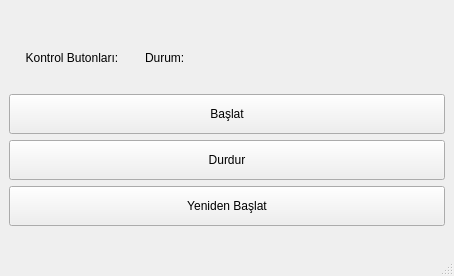
<?xml version="1.0" encoding="UTF-8"?>
<ui version="4.0">
 <class>MainWindow</class>
 <widget class="QMainWindow" name="MainWindow">
  <property name="geometry">
   <rect>
    <x>0</x>
    <y>0</y>
    <width>445</width>
    <height>276</height>
   </rect>
  </property>
  <property name="windowTitle">
   <string>MainWindow</string>
  </property>
  <widget class="QWidget" name="centralwidget">
   <layout class="QVBoxLayout" name="verticalLayout_2">
    <item>
     <layout class="QVBoxLayout" name="verticalLayout">
      <item>
       <layout class="QHBoxLayout" name="horizontalLayout">
        <item>
         <widget class="QLabel" name="label">
          <property name="minimumSize">
           <size>
            <width>130</width>
            <height>0</height>
           </size>
          </property>
          <property name="maximumSize">
           <size>
            <width>130</width>
            <height>60</height>
           </size>
          </property>
          <property name="layoutDirection">
           <enum>Qt::LayoutDirection::LeftToRight</enum>
          </property>
          <property name="text">
           <string>     Kontrol Butonları:</string>
          </property>
          <property name="textInteractionFlags">
           <set>Qt::TextInteractionFlag::NoTextInteraction</set>
          </property>
         </widget>
        </item>
        <item>
         <widget class="QLabel" name="lblDurum">
          <property name="minimumSize">
           <size>
            <width>300</width>
            <height>40</height>
           </size>
          </property>
          <property name="maximumSize">
           <size>
            <width>5000</width>
            <height>60</height>
           </size>
          </property>
          <property name="text">
           <string>Durum:</string>
          </property>
          <property name="scaledContents">
           <bool>false</bool>
          </property>
          <property name="textInteractionFlags">
           <set>Qt::TextInteractionFlag::NoTextInteraction</set>
          </property>
         </widget>
        </item>
       </layout>
      </item>
      <item>
       <widget class="QPushButton" name="btnBaslat">
        <property name="minimumSize">
         <size>
          <width>0</width>
          <height>40</height>
         </size>
        </property>
        <property name="text">
         <string>Başlat</string>
        </property>
       </widget>
      </item>
      <item>
       <widget class="QPushButton" name="btnDurdur">
        <property name="minimumSize">
         <size>
          <width>0</width>
          <height>40</height>
         </size>
        </property>
        <property name="text">
         <string>Durdur</string>
        </property>
       </widget>
      </item>
      <item>
       <widget class="QPushButton" name="btnYenidenBaslat">
        <property name="minimumSize">
         <size>
          <width>0</width>
          <height>40</height>
         </size>
        </property>
        <property name="text">
         <string>Yeniden Başlat</string>
        </property>
       </widget>
      </item>
     </layout>
    </item>
   </layout>
  </widget>
  <widget class="QMenuBar" name="menubar">
   <property name="geometry">
    <rect>
     <x>0</x>
     <y>0</y>
     <width>445</width>
     <height>23</height>
    </rect>
   </property>
  </widget>
  <widget class="QStatusBar" name="statusbar"/>
 </widget>
 <resources/>
 <connections/>
</ui>
